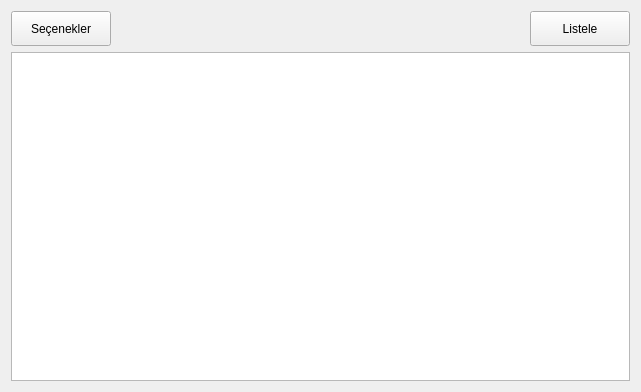
<?xml version="1.0" encoding="UTF-8"?>
<ui version="4.0">
 <class>MainWindow</class>
 <widget class="QMainWindow" name="MainWindow">
  <property name="geometry">
   <rect>
    <x>0</x>
    <y>0</y>
    <width>641</width>
    <height>392</height>
   </rect>
  </property>
  <property name="windowTitle">
   <string>LsGui</string>
  </property>
  <widget class="QWidget" name="centralWidget">
   <layout class="QVBoxLayout" name="verticalLayout">
    <item>
     <layout class="QHBoxLayout" name="horizontalLayout">
      <item>
       <widget class="QPushButton" name="pushButton_2">
        <property name="sizePolicy">
         <sizepolicy hsizetype="Fixed" vsizetype="Fixed">
          <horstretch>0</horstretch>
          <verstretch>0</verstretch>
         </sizepolicy>
        </property>
        <property name="minimumSize">
         <size>
          <width>100</width>
          <height>35</height>
         </size>
        </property>
        <property name="text">
         <string>Seçenekler</string>
        </property>
       </widget>
      </item>
      <item>
       <spacer name="horizontalSpacer">
        <property name="orientation">
         <enum>Qt::Horizontal</enum>
        </property>
        <property name="sizeHint" stdset="0">
         <size>
          <width>40</width>
          <height>20</height>
         </size>
        </property>
       </spacer>
      </item>
      <item>
       <widget class="QPushButton" name="pushButton">
        <property name="sizePolicy">
         <sizepolicy hsizetype="Fixed" vsizetype="Fixed">
          <horstretch>0</horstretch>
          <verstretch>0</verstretch>
         </sizepolicy>
        </property>
        <property name="minimumSize">
         <size>
          <width>100</width>
          <height>35</height>
         </size>
        </property>
        <property name="text">
         <string>Listele</string>
        </property>
       </widget>
      </item>
     </layout>
    </item>
    <item>
     <widget class="QTextBrowser" name="textBrowser"/>
    </item>
   </layout>
  </widget>
 </widget>
 <layoutdefault spacing="6" margin="11"/>
 <resources/>
 <connections/>
</ui>
